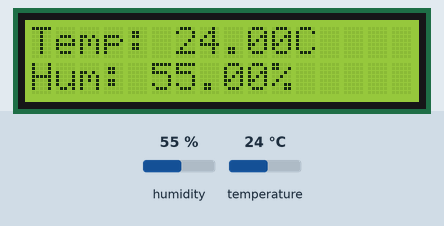
Bench run of a sketch on a simulated ESP32. Shown: 16×2 character LCD. The test bench sets the inputs (shaded band); at power-on: humidity 55 %, temperature 24 °C.

Above: at 1.2 s.
1.3 s: humidity set to 22 %
At 3.2 s:
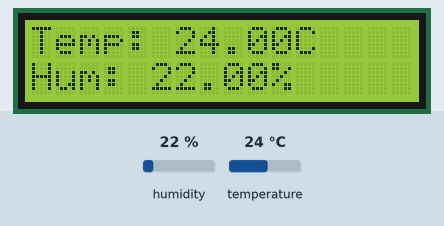
4.0 s: temperature set to 12 °C
At 5.5 s:
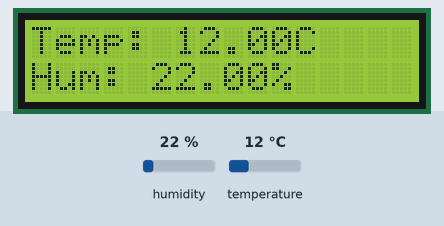
6.7 s: humidity set to 40 %
At 9.1 s:
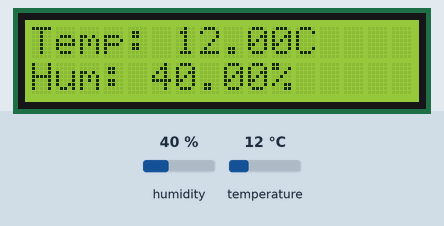
9.7 s: temperature set to 19 °C
At 11.5 s:
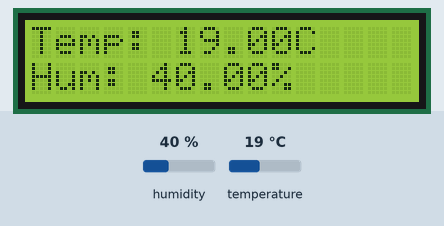
Timing chart, 0 to 13.0 s (numbered marks = the images above; inputs shaded):
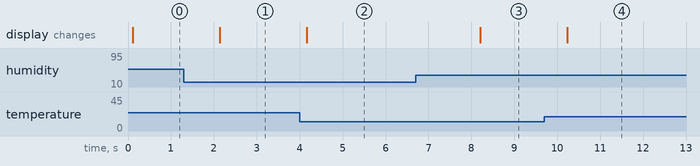

Measured:
- after the input at 1.3 s, the display: changes after 0.84 s (image 1)
- after the input at 4.0 s, the display: changes after 0.16 s (image 2)
- after the input at 6.7 s, the display: changes after 1.5 s (image 3)
- after the input at 9.7 s, the display: changes after 0.53 s (image 4)

The sketch:

dht_lcd_queue.ino
```cpp
#include <Wire.h>
#include <LiquidCrystal_I2C.h>
#include <DHT.h>

#define DHTPIN 4       // Chân kết nối DHT11
#define DHTTYPE DHT11  // Loại DHT
#define LCD_ADDRESS 0x27 // Địa chỉ I2C của LCD
#define LCD_COLUMNS 16   // Số cột của LCD
#define LCD_ROWS 2       // Số hàng của LCD

DHT dht(DHTPIN, DHTTYPE);
LiquidCrystal_I2C lcd(LCD_ADDRESS, LCD_COLUMNS, LCD_ROWS);

// Cấu trúc dữ liệu cảm biến
struct DHTData {
  float temperature;  // Nhiệt độ
  float humidity;     // Độ ẩm
};

// Hàng đợi để truyền dữ liệu cảm biến
QueueHandle_t dhtDataQueue;

void readDHTTask(void *pvParameter) {
  while (1) {
    DHTData data;
    data.temperature = dht.readTemperature();
    data.humidity = dht.readHumidity();

    if (isnan(data.temperature) || isnan(data.humidity)) {
      Serial.println("Failed to read from DHT sensor!");
    } else {
      xQueueSend(dhtDataQueue, &data, portMAX_DELAY);
    }
    vTaskDelay(2000 / portTICK_PERIOD_MS);
  }
}

void displayTask(void *pvParameter) {
  DHTData dhtData;

  while (1) {
    if (xQueueReceive(dhtDataQueue, &dhtData, portMAX_DELAY) == pdPASS) {
      lcd.clear();
      lcd.setCursor(0, 0);
      lcd.print("Temp: ");
      lcd.print(dhtData.temperature);
      lcd.print("C");

      lcd.setCursor(0, 1);
      lcd.print("Hum: ");
      lcd.print(dhtData.humidity);
      lcd.print("%");
    }

    vTaskDelay(100 / portTICK_PERIOD_MS);
  }
}

void setup() {
  Serial.begin(115200);
  dht.begin();
  lcd.init();
  lcd.backlight();

  dhtDataQueue = xQueueCreate(10, sizeof(DHTData));
  if (dhtDataQueue == NULL) {
    Serial.println("Failed to create DHT data queue");
    while (1);
  }

  xTaskCreate(readDHTTask, "Read DHT Task", 2048, NULL, 1, NULL);
  xTaskCreate(displayTask, "Display Task", 2048, NULL, 1, NULL);
}

void loop() {
  // Không cần làm gì trong loop
}
```
